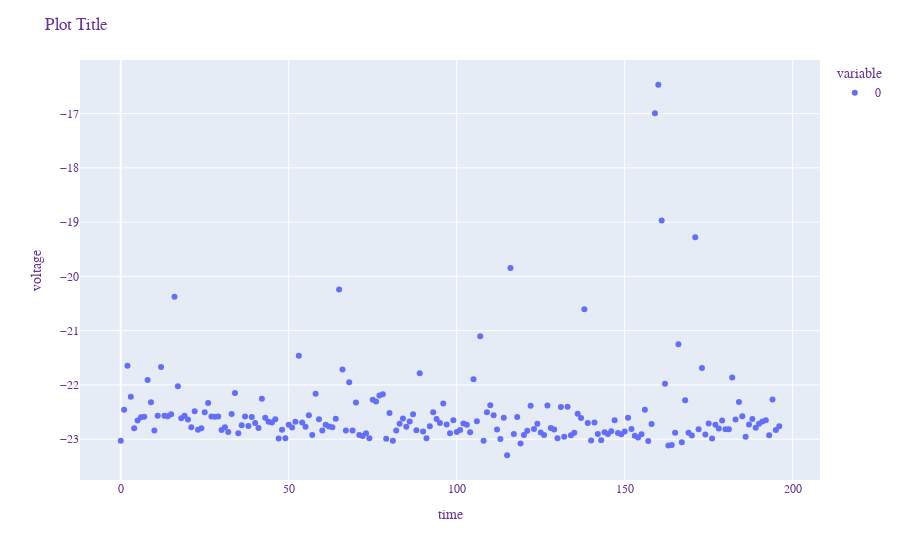
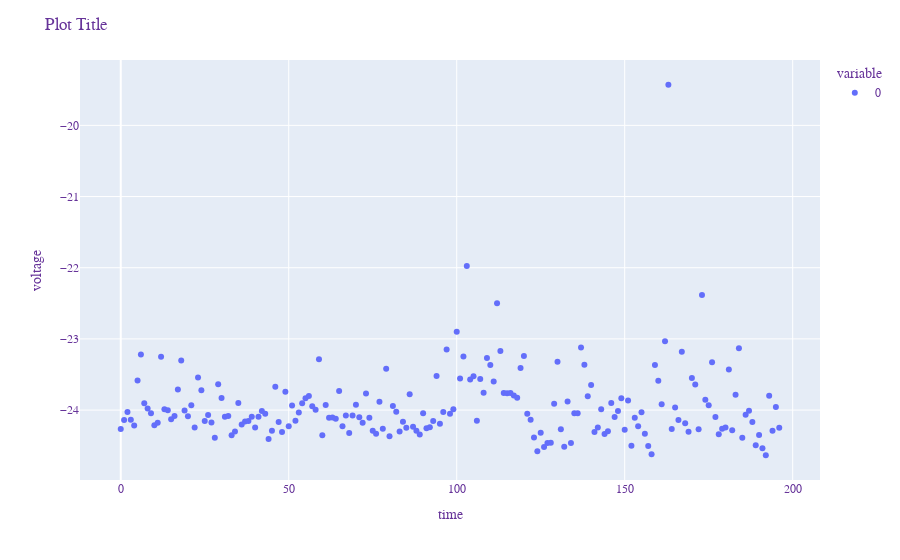
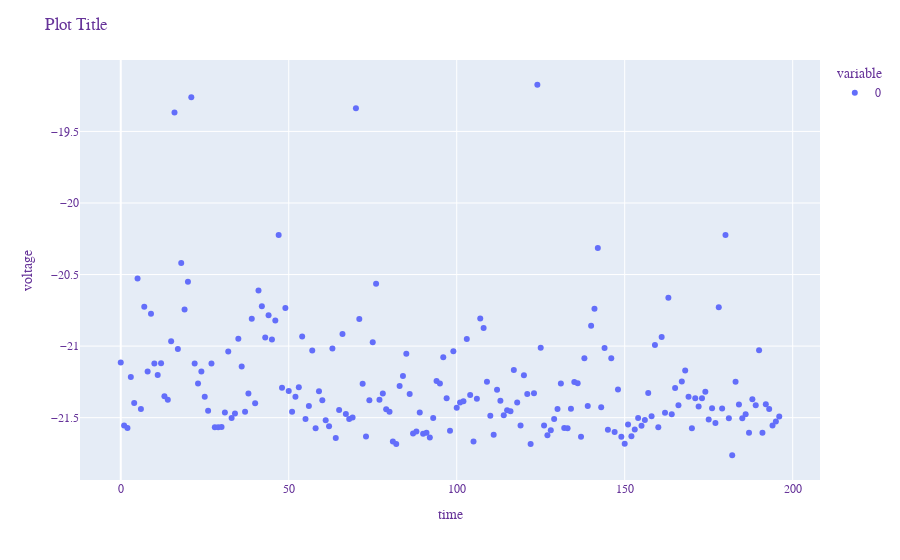
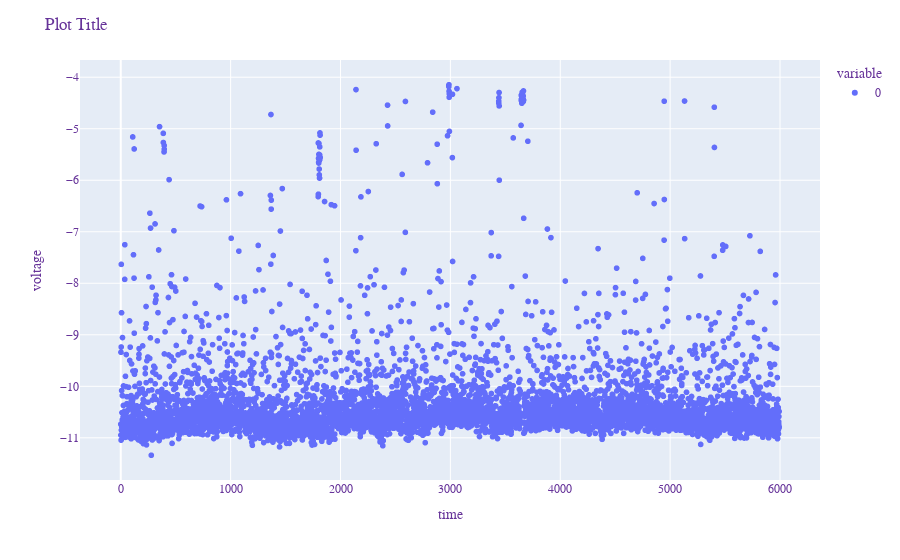

The notebook cell saved with these charts, in order:
### Code cell
iv = IonVisualisation()
iv.visualize(1000)

### Figure 1 — Plotly figure (JSON) as saved in the notebook; plotly's stock layout.template omitted (floating-point values rounded to 4 significant figures; data arrays with more than 128 entries replaced by an {"elided": "..."} marker saying what was removed)
{"data": [{"hovertemplate": "variable=0<br>index=%{x}<br>value=%{y}<extra></extra>", "legendgroup": "0", "marker": {"color": "#636efa", "symbol": "circle"}, "mode": "markers", "name": "0", "orientation": "v", "showlegend": true, "type": "scatter", "x": {"elided": "197 int values"}, "xaxis": "x", "y": {"elided": "197 float values"}, "yaxis": "y"}], "layout": {"font": {"color": "RebeccaPurple", "family": "Courier New, monospace", "size": 12}, "legend": {"title": {"text": "variable"}, "tracegroupgap": 0}, "margin": {"t": 60}, "title": {"text": "Plot Title"}, "xaxis": {"anchor": "y", "domain": [0, 1], "title": {"text": "time"}}, "yaxis": {"anchor": "x", "domain": [0, 1], "title": {"text": "voltage"}}}}

### Figure 2 — Plotly figure (JSON) as saved in the notebook; plotly's stock layout.template omitted (floating-point values rounded to 4 significant figures; data arrays with more than 128 entries replaced by an {"elided": "..."} marker saying what was removed)
{"data": [{"hovertemplate": "variable=0<br>index=%{x}<br>value=%{y}<extra></extra>", "legendgroup": "0", "marker": {"color": "#636efa", "symbol": "circle"}, "mode": "markers", "name": "0", "orientation": "v", "showlegend": true, "type": "scatter", "x": {"elided": "197 int values"}, "xaxis": "x", "y": {"elided": "197 float values"}, "yaxis": "y"}], "layout": {"font": {"color": "RebeccaPurple", "family": "Courier New, monospace", "size": 12}, "legend": {"title": {"text": "variable"}, "tracegroupgap": 0}, "margin": {"t": 60}, "title": {"text": "Plot Title"}, "xaxis": {"anchor": "y", "domain": [0, 1], "title": {"text": "time"}}, "yaxis": {"anchor": "x", "domain": [0, 1], "title": {"text": "voltage"}}}}

### Figure 3 — Plotly figure (JSON) as saved in the notebook; plotly's stock layout.template omitted (floating-point values rounded to 4 significant figures; data arrays with more than 128 entries replaced by an {"elided": "..."} marker saying what was removed)
{"data": [{"hovertemplate": "variable=0<br>index=%{x}<br>value=%{y}<extra></extra>", "legendgroup": "0", "marker": {"color": "#636efa", "symbol": "circle"}, "mode": "markers", "name": "0", "orientation": "v", "showlegend": true, "type": "scatter", "x": {"elided": "197 int values"}, "xaxis": "x", "y": {"elided": "197 float values"}, "yaxis": "y"}], "layout": {"font": {"color": "RebeccaPurple", "family": "Courier New, monospace", "size": 12}, "legend": {"title": {"text": "variable"}, "tracegroupgap": 0}, "margin": {"t": 60}, "title": {"text": "Plot Title"}, "xaxis": {"anchor": "y", "domain": [0, 1], "title": {"text": "time"}}, "yaxis": {"anchor": "x", "domain": [0, 1], "title": {"text": "voltage"}}}}

### Figure 4 — Plotly figure (JSON) as saved in the notebook; plotly's stock layout.template omitted (floating-point values rounded to 4 significant figures; data arrays with more than 128 entries replaced by an {"elided": "..."} marker saying what was removed)
{"data": [{"hovertemplate": "variable=0<br>index=%{x}<br>value=%{y}<extra></extra>", "legendgroup": "0", "marker": {"color": "#636efa", "symbol": "circle"}, "mode": "markers", "name": "0", "showlegend": true, "type": "scattergl", "x": {"elided": "5994 int values"}, "xaxis": "x", "y": {"elided": "5994 float values"}, "yaxis": "y"}], "layout": {"font": {"color": "RebeccaPurple", "family": "Courier New, monospace", "size": 12}, "legend": {"title": {"text": "variable"}, "tracegroupgap": 0}, "margin": {"t": 60}, "title": {"text": "Plot Title"}, "xaxis": {"anchor": "y", "domain": [0, 1], "title": {"text": "time"}}, "yaxis": {"anchor": "x", "domain": [0, 1], "title": {"text": "voltage"}}}}
